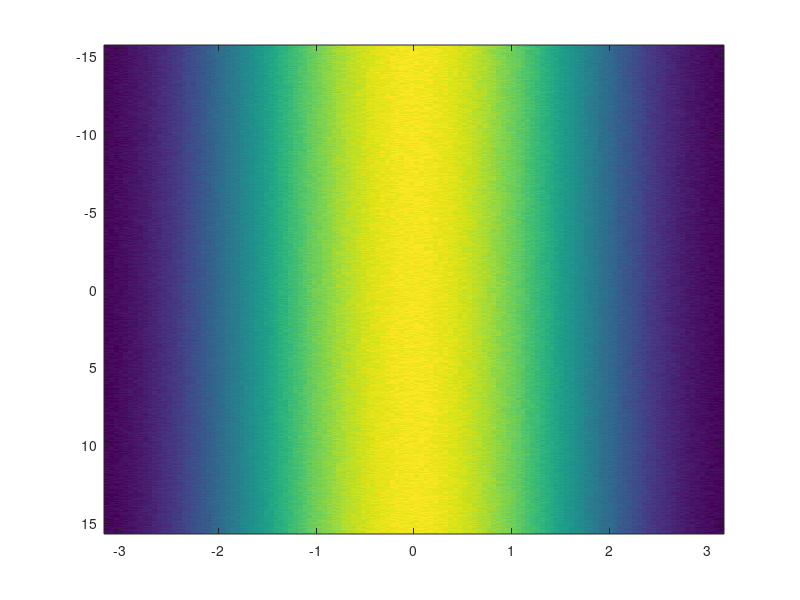

Write MATLAB code to recreate this figure. (Note: this script raises an error after producing the figure.)
Lx = 2 * pi;
Ly = 10 * pi;
tf = 2000;
dt = 0.01; % number of timesteps
Nx = 2^7; % number of collocation points
Ny = 2^9;

x = linspace(-Lx/2, Lx/2, Nx); 
y = linspace(-Ly/2, Ly/2, Ny);
time = 0 : dt : tf;
[X, Y] = meshgrid(x, y);

mu = 1;
kappa = -.1;
k = sqrt(kappa + 1);
up = sqrt(4 / 3 * (mu - kappa^2)) * cos(k * X);

sigma = 0.1;
u0 = up + (rand(Ny, Nx) - 0.5) * sigma;
% u0 = sigma * randn(N, N) + randn(1, N);
% u0 = sigma * randn(N, N);
% u0 = exp((-X.^2 - Y.^2)/sigma);
% u0 = sqrt(mu) * cos(0.8 * X) + sigma * rand(N, N);

kx = fftshift((2 * pi / Lx) .* (- Nx / 2 : Nx / 2 - 1));
ky = fftshift((2 * pi / Ly) .* (- Ny / 2 : Ny / 2 - 1));
[Kx, Ky] = meshgrid(kx, ky);

laplacian_symbol = -k^2 * Kx.^2 - Ky.^2;
linear_hat_diag = -(1 + laplacian_symbol).^2 + mu;

u = u0;
hat_u = fft2(u0);

h_img = imagesc(x, y, u);
colormap('parula'); colorbar; caxis([-1, 1]);
axis equal tight;
title('Time: 0');

for t = time
    % Compute the nonlinear contribution
    nonlinear = -u.^3;
    nonlinear_hat = fft2(nonlinear);

    % Implicit-Explicit Time
    hat_u = (hat_u + dt * nonlinear_hat) ./ (1 -  dt * linear_hat_diag);

    % Crank-Nicolson
    % hat_u = (dt * nonlinear_hat + (1+0.5 * dt * linear_hat_diag) .* hat_u) ./ (1 - 0.5 * dt * linear_hat_diag);

    u = real(ifft2(hat_u)); % invert u_hat
    
  
    if mod(t, 5) == 0
        set(h_img, 'CData', u);
        title(['Swift-Hohenberg 2D Patterns | Time = ', num2str(t, '%.1f')]);
        drawnow;
    end
end
